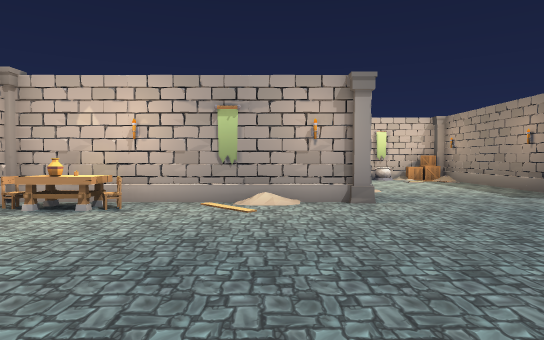
View 1 (above)

16 first-person views from a walk through a Unity game level. The camera is 1.4 m above the floor, tilts 2° down and sees 75° across. The floor is counted in squares, 2 m on a side. Each view is taken from the middle of a square. On the plan, view 1 faces up. The plan holds only what a view shows up to about 11 squares ahead; the rest is blank. The place goes on beyond the plan. The player is left out. Some animated figures are left out. Door leaves are left out, so doorways stand open. Some surface patterns are stand-ins.

View 2
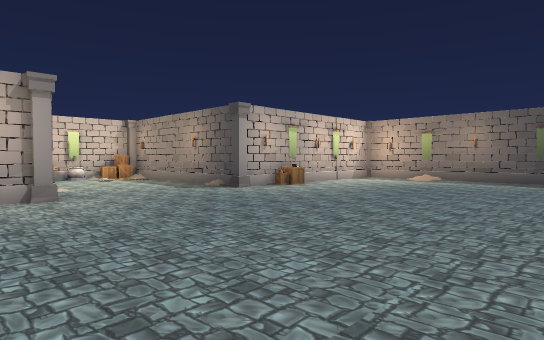

View 3
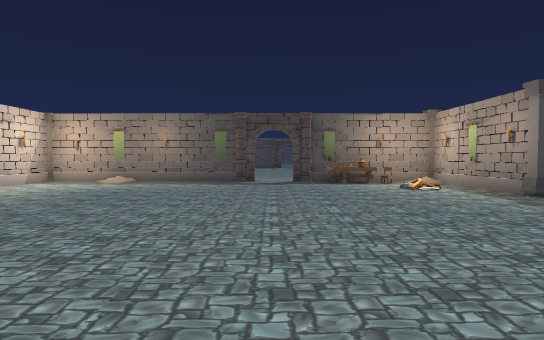

View 4
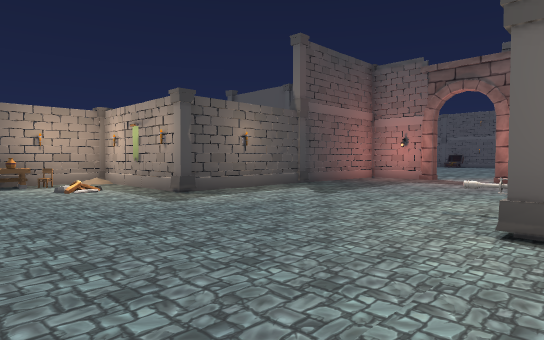

View 5
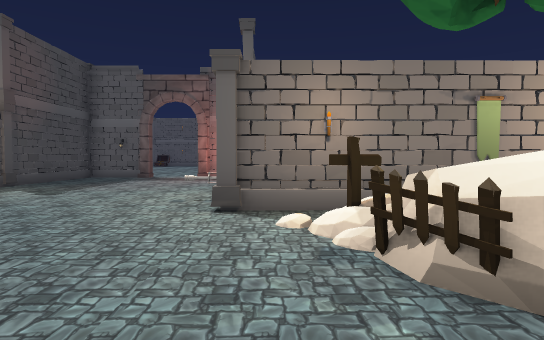

View 6
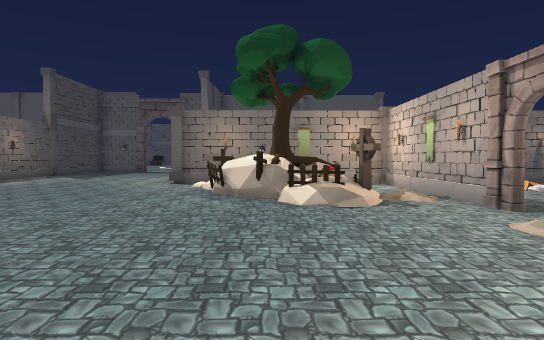

View 7
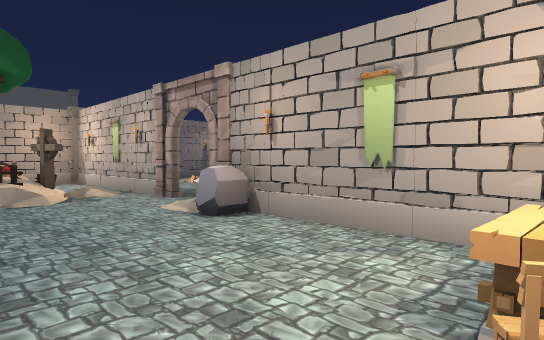

View 8
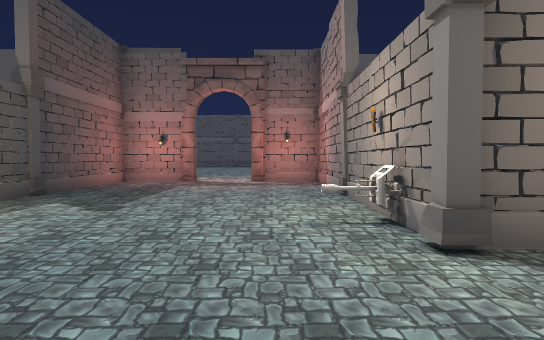

View 9
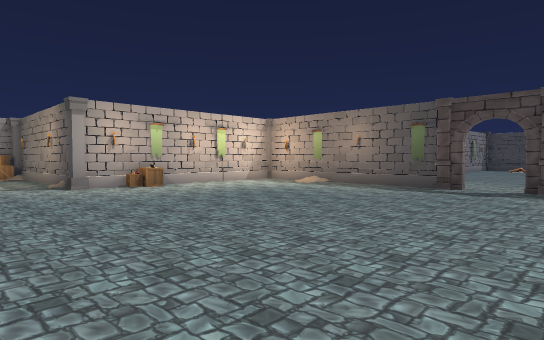

View 10
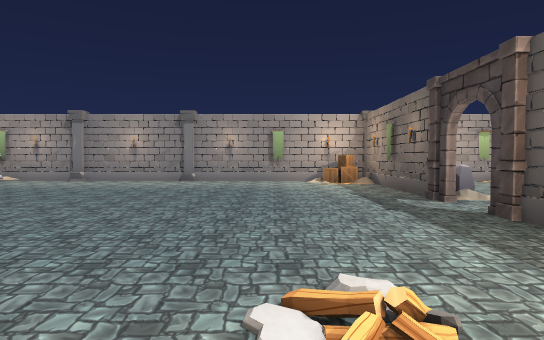

View 11
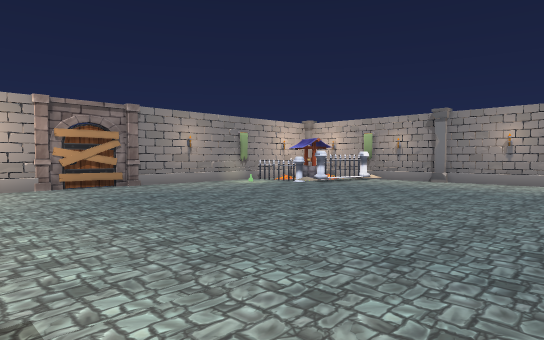

View 12
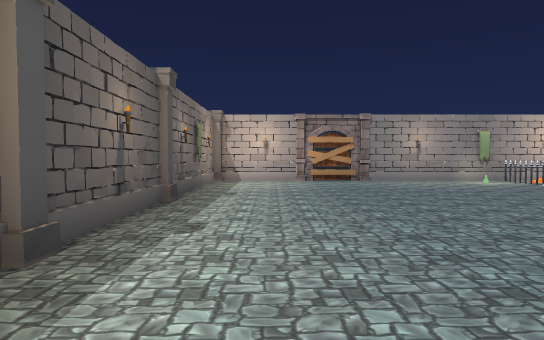

View 13
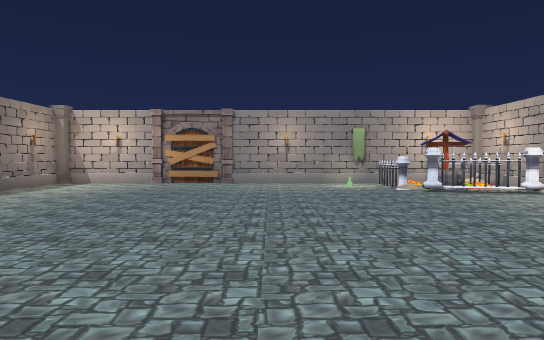

View 14
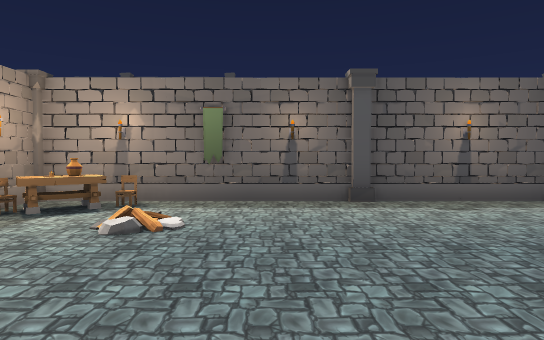

View 15
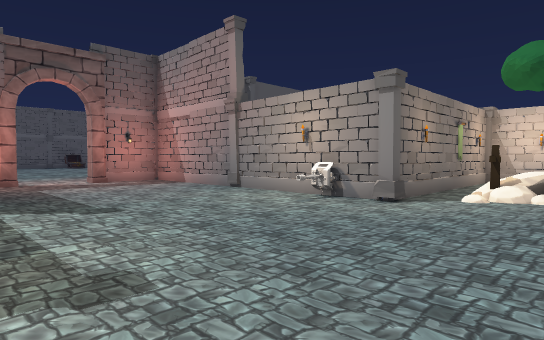

View 16
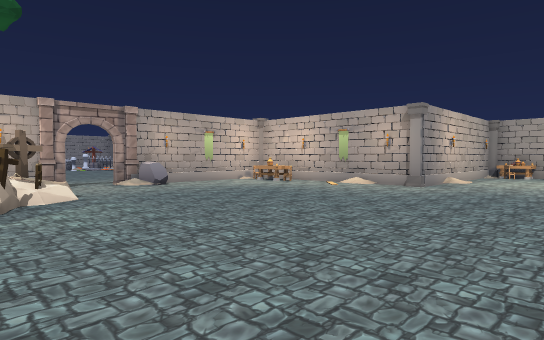

### Floor plan
Points are (right, up) in squares from view 1. A wall is a line through its corners. A room is listed if a view was taken in it or the views show most of it. See-through windows are left out.
Room 1 (views 1, 2, 3, 4, 5, 6, 7, 8, 9, 15, 16)
walls: (-0.2, -4.5) (0.5, -4.5); (7.5, -5.7) (10.4, -5.7); (11.4, -0.5) (11.3, 5.5) (6.4, 5.6); (0.6, 5.6) (-3.5, 5.6); (5.4, 6.4) (5.4, 9.5); (-4.1, -1.3) (-4.1, -5.8); (11.5, -5.5) (11.5, -4.4); (-4.1, -5.7) (1.6, -5.7) (1.6, -13.5); (-4.1, 4.6) (-4.1, 1.5); (1.6, 9.1) (1.6, 6.4); (5.4, -13.4) (7.4, -13.4) (7.4, -6); (2.5, -13.4) (3.6, -13.4); (2.5, -13.6) (3.3, -13.6)
ways out: opening at (-4, 0) to room 2; opening at (4.5, -13.5); open door at (11.5, -1); gap at (0, -5)
objects: other object (-3, -2); other object (-3, 4); other object (-3, 5); other object (-2, -3); other object (-2, -2); chair (-2, 5); other object (-1, -3); fence (-1, -2); tree (0, -4); fence (0, -3); other object (0, -2); column (1, -10); turret (1, -7) to (2, -7); column (1, 6); column (2, -6); column (6, 6); column (7, -6); box (7, 5); column (8, -10); other object (8, 5); other object (10, -3); chair (11, -4); pillar (11, -2)
Room 2 (views 10, 11, 12, 13, 14)
walls: (-12.5, -5.8) (-4.1, -5.7); (-13.4, 5.6) (-17.7, 5.6) (-17.7, 4.5); (-4.2, 1.4) (-4.2, 4.4); (-4.1, 1.5) (-4.1, 0.5); (-17.7, -3.4) (-17.7, -5.8) (-13.3, -5.8); (-16.3, 5.5) (-17, 4.8); (-17.7, 4.4) (-17.7, -0.6); (-4.5, 5.6) (-12.5, 5.6); (-4.2, -5.6) (-4.2, -4.8)
ways out: opening at (-4, 0) to room 1
objects: pillar (-18, -3); other object (-18, -2); pillar (-18, -1); other object (-17, 2); pillar (-17, 3) to (-16, 3); other object (-17, 4) to (-16, 4); pillar (-15, 3); pillar (-15, 5); column (-13, -6); column (-13, 6); column (-9, -6); column (-9, 6); chair (-6, -5); table (-5, -5); other object (-5, -4); pillar (-5, 1); box (-5, 5); pillar (-4, -1); rock (-4, 1)

Where each view was taken, in squares from view 1:
view 1: 0 up, 0 right, facing up
view 2: 1 down, 0 right, facing up-right
view 3: 1 down, 1 right, facing right
view 4: 2 down, 1 right, facing down-right
view 5: 1 down, 1 right, facing down
view 6: 4 up, 1 left, facing down
view 7: 5 up, 1 left, facing down-left
view 8: 3 down, 3 right, facing down
view 9: 3 down, 3 right, facing up-right
view 10: 5 down, 7 left, facing up
view 11: 5 down, 9 left, facing up-left
view 12: 4 down, 7 left, facing left
view 13: 0 up, 8 left, facing left
view 14: 0 up, 8 left, facing down
view 15: 3 down, 7 right, facing down-left
view 16: 3 down, 5 right, facing up-left
